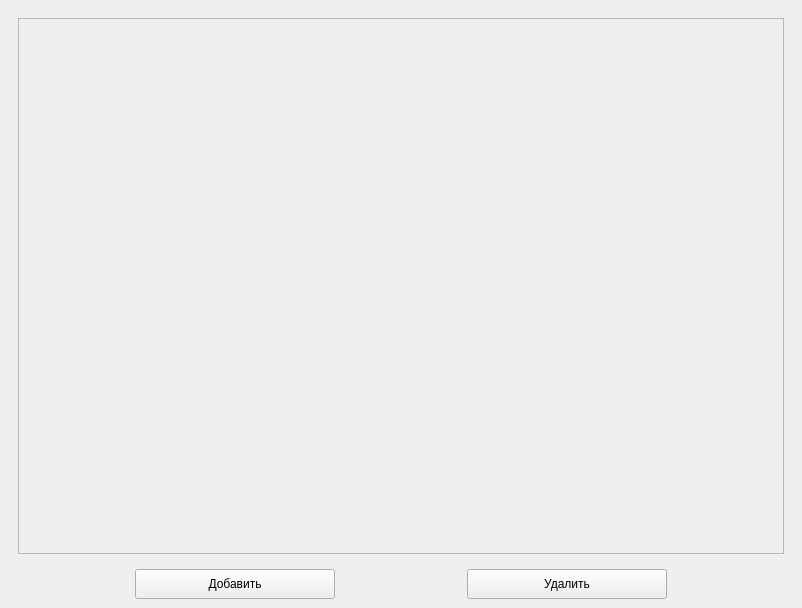
<?xml version="1.0" encoding="UTF-8"?>
<ui version="4.0">
 <class>MainWindow</class>
 <widget class="QMainWindow" name="MainWindow">
  <property name="geometry">
   <rect>
    <x>0</x>
    <y>0</y>
    <width>802</width>
    <height>608</height>
   </rect>
  </property>
  <property name="minimumSize">
   <size>
    <width>0</width>
    <height>0</height>
   </size>
  </property>
  <property name="maximumSize">
   <size>
    <width>802</width>
    <height>608</height>
   </size>
  </property>
  <property name="windowTitle">
   <string>MainWindow</string>
  </property>
  <property name="windowIcon">
   <iconset resource="../../Assets.qrc">
    <normaloff>:/src/resourses/image/MyIcon.png</normaloff>:/src/resourses/image/MyIcon.png</iconset>
  </property>
  <property name="styleSheet">
   <string notr="true"/>
  </property>
  <property name="animated">
   <bool>false</bool>
  </property>
  <widget class="QWidget" name="centralwidget">
   <layout class="QGridLayout" name="gridLayout">
    <item row="2" column="2">
     <spacer name="horizontalSpacer_3">
      <property name="orientation">
       <enum>Qt::Horizontal</enum>
      </property>
      <property name="sizeHint" stdset="0">
       <size>
        <width>40</width>
        <height>20</height>
       </size>
      </property>
     </spacer>
    </item>
    <item row="2" column="1">
     <widget class="QPushButton" name="addButton">
      <property name="sizePolicy">
       <sizepolicy hsizetype="Minimum" vsizetype="Minimum">
        <horstretch>0</horstretch>
        <verstretch>0</verstretch>
       </sizepolicy>
      </property>
      <property name="minimumSize">
       <size>
        <width>200</width>
        <height>30</height>
       </size>
      </property>
      <property name="maximumSize">
       <size>
        <width>200</width>
        <height>30</height>
       </size>
      </property>
      <property name="styleSheet">
       <string notr="true"/>
      </property>
      <property name="text">
       <string>Добавить</string>
      </property>
     </widget>
    </item>
    <item row="2" column="0">
     <spacer name="horizontalSpacer">
      <property name="orientation">
       <enum>Qt::Horizontal</enum>
      </property>
      <property name="sizeHint" stdset="0">
       <size>
        <width>40</width>
        <height>20</height>
       </size>
      </property>
     </spacer>
    </item>
    <item row="0" column="0" rowspan="2" colspan="5">
     <widget class="QWidget" name="widget" native="true">
      <layout class="QGridLayout" name="gridLayout_2">
       <item row="0" column="0">
        <widget class="QScrollArea" name="scrollArea">
         <property name="lineWidth">
          <number>0</number>
         </property>
         <property name="widgetResizable">
          <bool>true</bool>
         </property>
         <widget class="QWidget" name="scrollAreaWidgetContents">
          <property name="geometry">
           <rect>
            <x>0</x>
            <y>0</y>
            <width>756</width>
            <height>525</height>
           </rect>
          </property>
         </widget>
        </widget>
       </item>
      </layout>
     </widget>
    </item>
    <item row="2" column="4">
     <spacer name="horizontalSpacer_2">
      <property name="orientation">
       <enum>Qt::Horizontal</enum>
      </property>
      <property name="sizeHint" stdset="0">
       <size>
        <width>40</width>
        <height>20</height>
       </size>
      </property>
     </spacer>
    </item>
    <item row="2" column="3">
     <widget class="QPushButton" name="removeButton">
      <property name="minimumSize">
       <size>
        <width>200</width>
        <height>30</height>
       </size>
      </property>
      <property name="maximumSize">
       <size>
        <width>200</width>
        <height>30</height>
       </size>
      </property>
      <property name="styleSheet">
       <string notr="true"/>
      </property>
      <property name="text">
       <string>Удалить</string>
      </property>
     </widget>
    </item>
   </layout>
  </widget>
 </widget>
 <resources>
  <include location="../../Assets.qrc"/>
 </resources>
 <connections/>
</ui>
